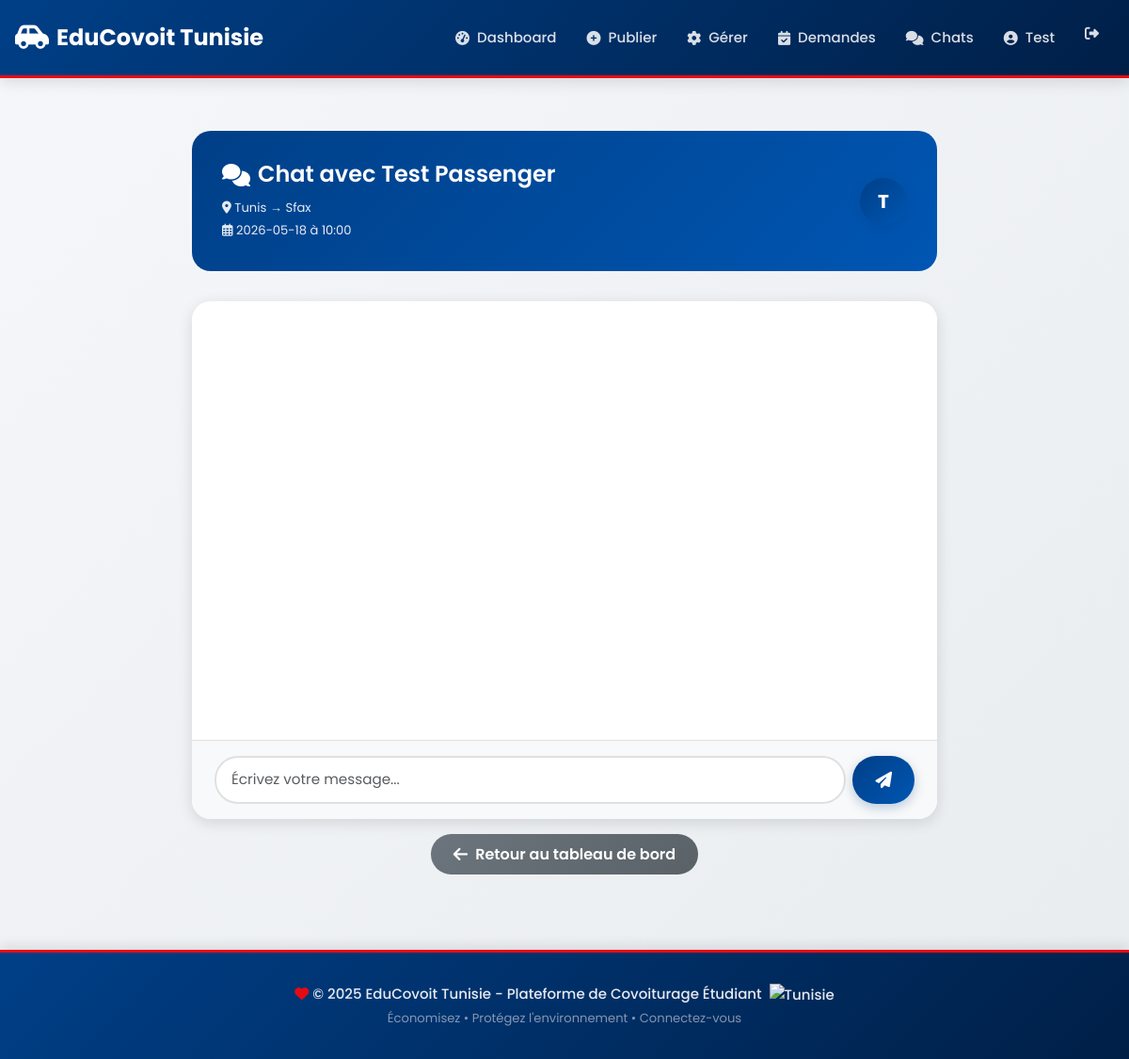
Screenshot of /chat/1 (signed in) with the database file from the repository.
### models.py (models this page shows, shortened)
class Utilisateur(UserMixin, db.Model):
    __tablename__ = 'utilisateurs'
    id = db.Column(db.Integer, primary_key=True)
    nom = db.Column(db.String(100), nullable=False)
    email = db.Column(db.String(100), unique=True, nullable=False)
    telephone = db.Column(db.String(20))
    mot_de_passe = db.Column(db.String(255), nullable=False)
    note_moyenne = db.Column(db.Float, default=0.0)
    nombre_avis = db.Column(db.Integer, default=0)
    type_utilisateur = db.Column(db.String(20))
    avis_recus = db.relationship('Avis', foreign_keys='Avis.cible_id', backref='cible')
    avis_donnes = db.relationship('Avis', foreign_keys='Avis.auteur_id', backref='auteur')

class Trajet(db.Model):
    __tablename__ = 'trajets'
    id = db.Column(db.Integer, primary_key=True)
    conducteur_id = db.Column(db.Integer, db.ForeignKey('utilisateurs.id'), nullable=False)
    depart = db.Column(db.String(200), nullable=False)
    arrivee = db.Column(db.String(200), nullable=False)
    date = db.Column(db.String(20), nullable=False)
    heure = db.Column(db.String(10), nullable=False)
    places_disponibles = db.Column(db.Integer, nullable=False)
    places_initiales = db.Column(db.Integer, nullable=False)
    prix = db.Column(db.Float, nullable=False)
    reservations = db.relationship('Reservation', backref='trajet', lazy=True)

### app.py (the view)
@app.route('/chat/<int:reservation_id>')
@login_required
def chat(reservation_id):
    reservation = Reservation.query.get_or_404(reservation_id)
    if reservation.passager_id != current_user.id and reservation.trajet.conducteur_id != current_user.id:
        flash('Accès non autorisé', 'danger')
        return redirect(url_for('dashboard'))
    if reservation.statut != 'confirmee':
        flash('Le chat n\'est disponible qu\'après confirmation de la réservation', 'warning')
        return redirect(url_for('dashboard'))
    Message.query.filter_by(
        reservation_id=reservation_id,
        lu=False
    ).filter(Message.expediteur_id != current_user.id).update({'lu': True}, synchronize_session='fetch')
    db.session.commit()
    messages = Message.query.filter_by(reservation_id=reservation_id).order_by(Message.date_envoi).all()
    autre_participant = reservation.passager if current_user.id == reservation.trajet.conducteur_id else reservation.trajet.conducteur
    return render_template('chat.html',
                         reservation=reservation,
                         messages=messages,
                         autre_participant=autre_participant)

### app.py (called while the page is built)
@login_manager.user_loader
def load_user(user_id):
    return Utilisateur.query.get(int(user_id))

### templates/chat.html (shortened to what this page needs)
{% extends "base.html" %}
{% block content %}
<div class="row fade-in">
    <div class="col-md-8 mx-auto">
        <div style="background: linear-gradient(135deg, #003F87 0%, #0056b3 100%); color: white; padding: 2rem; border-radius: 20px; margin-bottom: 2rem;">
            <div class="d-flex justify-content-between align-items-center">
                <div>
                    <h3 style="color: white; margin-bottom: 0.5rem; display: flex; align-items: center; gap: 0.5rem;">
                        <i class="fas fa-comments"></i> Chat avec {{ autre_participant.nom }}
                    </h3>
                    <small style="color: rgba(255, 255, 255, 0.9);">
                        <i class="fas fa-map-marker-alt"></i> {{ reservation.trajet.depart }} → {{ reservation.trajet.arrivee }}
                        <br>
                        <i class="far fa-calendar-alt"></i> {{ reservation.trajet.date }} à {{ reservation.trajet.heure }}
                    </small>
                </div>
                <div class="user-avatar" style="width: 50px; height: 50px; font-size: 1.25rem;">
                    {{ autre_participant.nom[0] }}
                </div>
            </div>
        </div>
        <div class="card" style="border-radius: 20px; overflow: hidden;">
            <div id="chatMessages" class="chat-container" style="height: 450px; overflow-y: auto; background: white; border-radius: 20px; padding: 1.5rem;">
            </div>
            <div class="card-footer" style="background: #f8f9fa; border-top: 1px solid #e0e0e0; border-radius: 0 0 20px 20px;">
                <div class="input-group" style="gap: 0.5rem;">
                    <input type="text" id="messageInput" class="form-control" placeholder="Écrivez votre message..." maxlength="500" style="border-radius: 25px; border: 2px solid #e0e0e0;">
                    <button class="btn btn-primary" id="sendBtn" style="border-radius: 25px; padding: 0.75rem 1.5rem;">
                        <i class="fas fa-paper-plane"></i>
                    </button>
                </div>
            </div>
        </div>
        <div class="mt-3 text-center">
            <a href="{{ url_for('dashboard') }}" class="btn btn-secondary">
                <i class="fas fa-arrow-left"></i> Retour au tableau de bord
            </a>
        </div>
    </div>
</div>
{% endblock %}

### templates/base.html (shortened to what this page needs)
<!DOCTYPE html>
<html lang="fr">
<head>
    <link href="https://cdn.jsdelivr.net/npm/bootstrap@5.3.0/dist/css/bootstrap.min.css" rel="stylesheet">
    <link rel="stylesheet" href="https://cdnjs.cloudflare.com/ajax/libs/font-awesome/6.4.0/css/all.min.css">
    <link rel="stylesheet" href="{{ url_for('static', filename='css/style.css') }}">
</head>
<body>
    <nav class="navbar navbar-expand-lg navbar-dark sticky-top">
        <div class="container">
            <a class="navbar-brand" href="{{ url_for('index') }}">
                <i class="fas fa-car-side"></i> EduCovoit Tunisie
            </a>
            <div class="collapse navbar-collapse" id="navbarNav">
                <ul class="navbar-nav ms-auto">
                    {% if current_user.is_authenticated %}
                        <li class="nav-item">
                            <a class="nav-link" href="{{ url_for('dashboard') }}">
                                <i class="fas fa-tachometer-alt"></i> Dashboard
                            </a>
                        </li>
                        {% if current_user.type_utilisateur == 'conducteur' %}
                            <li class="nav-item">
                                <a class="nav-link" href="{{ url_for('publier_trajet') }}">
                                    <i class="fas fa-plus-circle"></i> Publier
                                </a>
                            </li>
                            <li class="nav-item">
                                <a class="nav-link" href="{{ url_for('gestion_trajets') }}">
                                    <i class="fas fa-cog"></i> Gérer
                                </a>
                            </li>
                            <li class="nav-item">
                                <a class="nav-link" href="{{ url_for('gerer_reservations') }}">
                                    <i class="fas fa-calendar-check"></i> Demandes
                                </a>
                            </li>
                        {% endif %}
                        <li class="nav-item">
                            <a class="nav-link" href="{{ url_for('chats') }}">
                                <i class="fas fa-comments"></i> Chats
                            </a>
                        </li>
                        <li class="nav-item">
                            <a class="nav-link" href="{{ url_for('profil') }}">
                                <i class="fas fa-user-circle"></i> {{ current_user.nom.split()[0] }}
                            </a>
                        </li>
                        <li class="nav-item">
                            <a class="nav-link text-danger" href="{{ url_for('deconnexion') }}" title="Déconnexion">
                                <i class="fas fa-sign-out-alt"></i>
                            </a>
                        </li>
                    {% endif %}
                </ul>
            </div>
        </div>
    </nav>
    <div class="container mt-4 content-wrapper">
        {% block content %}{% endblock %}
    </div>
    <div class="footer">
        <div class="container">
            <p class="mb-0">
                <i class="fas fa-heart" style="color: #E70A13;"></i>
                &copy; 2025 EduCovoit Tunisie - Plateforme de Covoiturage Étudiant
                <img src="https://cdnjs.cloudflare.com/ajax/libs/flag-icon-css/3.5.0/flags/4x3/tn.svg" alt="Tunisie" style="height: 16px; margin-left: 4px;">
            </p>
            <small class="text-white-50">Économisez • Protégez l'environnement • Connectez-vous</small>
        </div>
    </div>
</body>
</html>

### rows the page displays
Utilisateur: nom "Test"
Utilisateur: nom "Test Passenger", nom "T"
Trajet: trajet.depart "Tunis", trajet.arrivee "Sfax", trajet "2026-05-18", trajet.heure "10:00"
